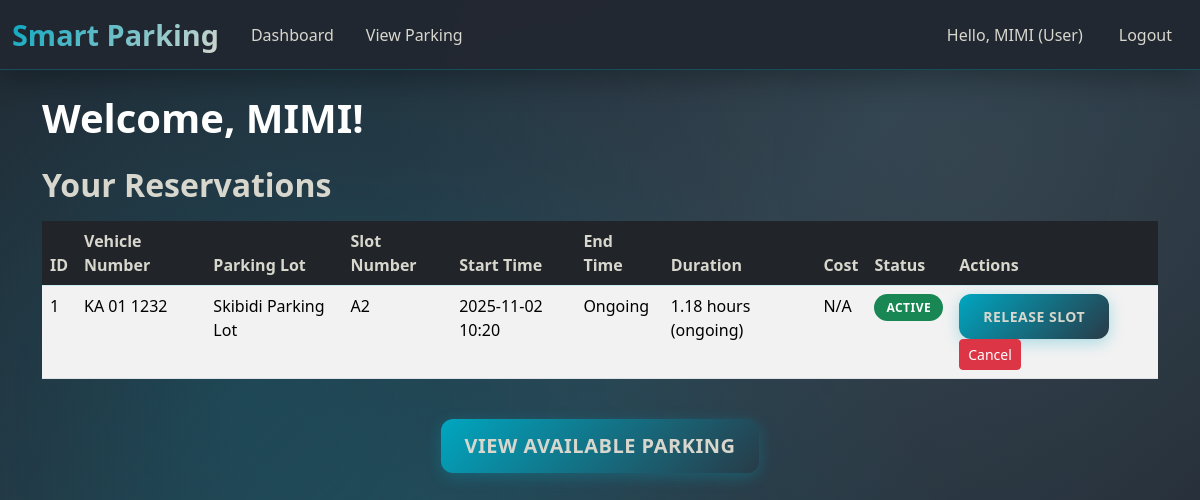
/dashboard (signed in), run on an earlier commit of the app's database.
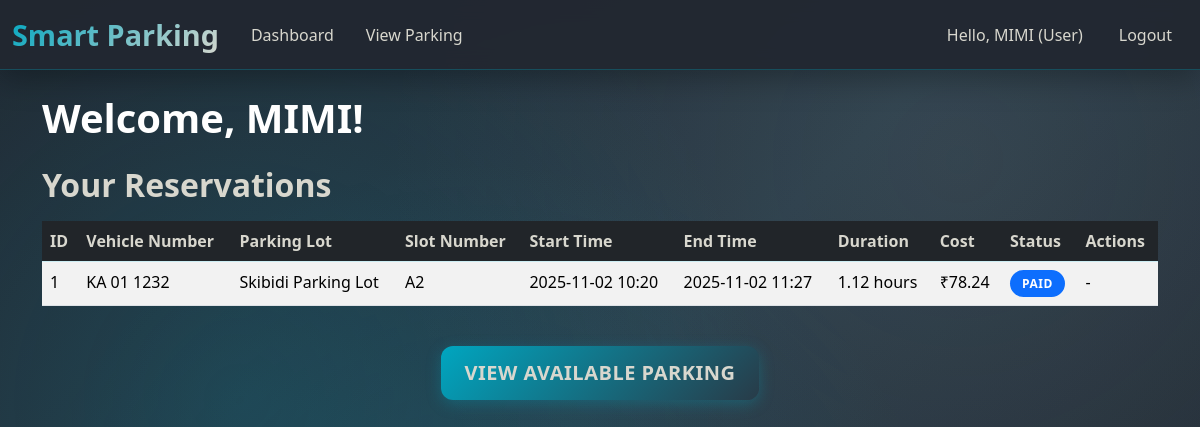
And on a later commit of the database.
### models/user.py (models this page shows, shortened)
class User(db.Model, UserMixin):
    id = db.Column(db.Integer, primary_key=True)
    name = db.Column(db.String(100), nullable=False)
    email = db.Column(db.String(120), unique=True, nullable=False)
    password = db.Column(db.String(200), nullable=False)
    role = db.Column(db.String(20), default='user') # 'user' or 'admin'
    reservations = db.relationship('Reservation', backref='user', lazy=True)
    @property
    def is_admin(self):
        return self.role == 'admin'

### models/reservation.py (models this page shows, shortened)
class Reservation(db.Model):
    id = db.Column(db.Integer, primary_key=True)
    user_id = db.Column(db.Integer, db.ForeignKey('user.id'), nullable=False)
    slot_id = db.Column(db.Integer, db.ForeignKey('parking_slot.id'), nullable=False)
    vehicle_number = db.Column(db.String(20), nullable=False)
    start_time = db.Column(db.DateTime, nullable=False, default=datetime.utcnow)
    end_time = db.Column(db.DateTime, nullable=False)
    status = db.Column(db.String(20), default='active')
    cost = db.Column(db.Float, nullable=True)

### models/lot.py (models this page shows, shortened)
class ParkingLot(db.Model):
    id = db.Column(db.Integer, primary_key=True)
    name = db.Column(db.String(100), unique=True, nullable=False)
    location = db.Column(db.String(200), nullable=False)
    price = db.Column(db.Float, nullable=True)
    address = db.Column(db.String(255), nullable=True)
    pin_code = db.Column(db.String(20), nullable=True)
    maximum_number_of_spots = db.Column(db.Integer, nullable=True)
    slots = db.relationship('ParkingSlot', backref='lot', lazy=True, cascade="all, delete-orphan")

### models/slot.py (models this page shows, shortened)
class ParkingSlot(db.Model):
    id = db.Column(db.Integer, primary_key=True)
    lot_id = db.Column(db.Integer, db.ForeignKey('parking_lot.id'), nullable=False)
    slot_number = db.Column(db.String(20), nullable=False)
    status = db.Column(db.String(20), default='available')
    __table_args__ = (db.UniqueConstraint('lot_id', 'slot_number', name='_lot_slot_uc'),)
    reservations = db.relationship('Reservation', backref='slot', lazy=True)

### controllers/main_controller.py (the view)
@main_bp.route('/dashboard')
@login_required
def dashboard():
    if current_user.is_admin:
        total_users = User.query.count()
        total_lots = ParkingLot.query.count()
        total_slots = ParkingSlot.query.count()
        total_reservations = Reservation.query.count()
        active_reservations = Reservation.query.filter(Reservation.status == 'active').count()
        completed_reservations = Reservation.query.filter(Reservation.status == 'completed').count()
        cancelled_reservations = Reservation.query.filter(Reservation.status == 'cancelled').count()
        lots_with_slots = []
        for lot in ParkingLot.query.all():
            total = len(lot.slots)
            booked = ParkingSlot.query.filter_by(lot_id=lot.id, status='booked').count()
            occupied = ParkingSlot.query.filter_by(lot_id=lot.id, status='occupied').count()
            booked_count = booked + occupied
            available = total - booked_count
            lots_with_slots.append({'lot': lot, 'total': total, 'booked': booked_count, 'available': available})
        return render_template(
            'dashboard.html',
            is_admin=True,
            total_users=total_users,
            total_lots=total_lots,
            total_slots=total_slots,
            total_reservations=total_reservations,
            active_reservations=active_reservations,
            completed_reservations=completed_reservations,
            cancelled_reservations=cancelled_reservations,
            lots_with_slots=lots_with_slots
        )
    else:
        user_reservations = Reservation.query.filter_by(user_id=current_user.id).order_by(Reservation.start_time.desc()).all()
        return render_template(
            'dashboard.html',
            is_admin=False,
            reservations=user_reservations,
            now=datetime.utcnow()
        )

### templates/dashboard.html
{% extends "base.html" %}
{% block content %}
<h1 class="mb-4" style="color: rgb(255, 255, 255);">Welcome, {{ current_user.name }}!</h1>
{% if is_admin %}
    <h2 class="mb-3" style="color: rgb(255, 255, 255);">Admin Dashboard</h2>
    <div class="row">
        <div class="col-md-3 mb-4">
            <div class="card text-white bg-primary shadow">
                <div class="card-body">
                    <h5 style="color: rgb(255, 255, 255);" class="card-title">Total Users</h5>
                    <p style="color: rgb(255, 255, 255);" class="card-text fs-3">{{ total_users }}</p>
                </div>
            </div>
        </div>
        <div class="col-md-3 mb-4">
            <div class="card text-white bg-success shadow">
                <div class="card-body">
                    <h5 style="color: rgb(255, 255, 255);" class="card-title">Total Parking Lots</h5>
                    <p style="color: rgb(255, 255, 255);" class="card-text fs-3">{{ total_lots }}</p>
                </div>
            </div>
        </div>
        <div class="col-md-3 mb-4">
            <div class="card text-white bg-info shadow">
                <div class="card-body">
                    <h5 style="color: rgb(255, 255, 255);" class="card-title">Total Parking Slots</h5>
                    <p style="color: rgb(255, 255, 255);" class="card-text fs-3">{{ total_slots }}</p>
                </div>
            </div>
        </div>
        <div class="col-md-3 mb-4">
            <div class="card text-white bg-warning shadow">
                <div class="card-body">
                    <h5 style="color: rgb(255, 255, 255);" class="card-title">Total Reservations</h5>
                    <p style="color: rgb(255, 255, 255);" class="card-text fs-3">{{ total_reservations }}</p>
                </div>
            </div>
        </div>
    </div>
    <h3 class="mt-4 mb-3" style="color: rgb(255, 255, 255);">Reservation Statistics</h3>
    <div class="row">
        <div class="col-md-4 mb-4">
            <div class="card text-white bg-dark shadow">
                <div class="card-body">
                    <h5 style="color: rgb(255, 255, 255);" class="card-title">Active Reservations</h5>
                    <p style="color: rgb(255, 255, 255);" class="card-text fs-3">{{ active_reservations }}</p>
                </div>
            </div>
        </div>
        <div class="col-md-4 mb-4">
            <div class="card text-white bg-secondary shadow">
                <div class="card-body">
                    <h5 class="card-title" style="color: rgb(255, 255, 255);">Completed Reservations</h5>
                    <p class="card-text fs-3" style="color: rgb(255, 255, 255);">{{ completed_reservations }}</p>
                </div>
            </div>
        </div>
        <div class="col-md-4 mb-4">
            <div class="card text-white bg-danger shadow">
                <div class="card-body">
                    <h5 class="card-title" style="color: rgb(255, 255, 255);">Cancelled Reservations</h5>
                    <p class="card-text fs-3" style="color: rgb(255, 255, 255);">{{ cancelled_reservations }}</p>
                </div>
            </div>
        </div>
    </div>
    <h3 class="mt-4 mb-3" style="color: rgb(255, 255, 255);">Parking Lot Overview</h3>
    <div class="row">
        {% for lot_data in lots_with_slots %}
        <div class="col-md-6 mb-4">
            <div class="card shadow">
                <div class="card-header bg-light">
                    <h4>{{ lot_data.lot.name }} ({{ lot_data.lot.location }})</h4>
                </div>
                <div class="card-body">
                    <p>Total Slots: <span class="badge bg-primary">{{ lot_data.total }}</span></p>
                    <p>Available Slots: <span class="badge bg-success">{{ lot_data.available }}</span></p>
                    <p>Booked Slots: <span class="badge bg-warning text-dark">{{ lot_data.booked }}</span></p>
                    <a href="{{ url_for('main.admin_slots', lot_id=lot_data.lot.id) }}" class="btn btn-sm btn-outline-info">Manage Slots</a>
                </div>
            </div>
        </div>
        {% endfor %}
    </div>
{% else %}
    <h2 class="mb-3">Your Reservations</h2>
    {% if reservations %}
    <div class="table-responsive">
        <table class="table table-striped table-hover">
            <thead class="table-dark">
                <tr>
                    <th>ID</th>
                    <th>Vehicle Number</th>
                    <th>Parking Lot</th>
                    <th>Slot Number</th>
                    <th>Start Time</th>
                    <th>End Time</th>
                    <th>Duration</th>
                    <th>Cost</th>
                    <th>Status</th>
                    <th>Actions</th>
                </tr>
            </thead>
            <tbody>
                {% for res in reservations %}
                <tr>
                    <td>{{ res.id }}</td>
                    <td>{{ res.vehicle_number }}</td>
                    <td>{{ res.slot.lot.name if res.slot and res.slot.lot else 'N/A' }}</td>
                    <td>{{ res.slot.slot_number if res.slot else 'N/A' }}</td>
                    <td>{{ res.start_time.strftime('%Y-%m-%d %H:%M') }}</td>
                    <td>
                        {% if res.status == 'active' %}
                            Ongoing
                        {% else %}
                            {{ res.end_time.strftime('%Y-%m-%d %H:%M') }}
                        {% endif %}
                    </td>
                    <td>
                        {% if res.status == 'active' %}
                            {% set duration = now - res.start_time %}
                            {% set hours = duration.total_seconds() / 3600 %}
                            {{ "%.2f"|format(hours) }} hours (ongoing)
                        {% elif res.end_time and res.start_time %}
                            {% set duration = res.end_time - res.start_time %}
                            {% set hours = duration.total_seconds() / 3600 %}
                            {{ "%.2f"|format(hours) }} hours
                        {% else %}
                            N/A
                        {% endif %}
                    </td>
                    <td>
                        {% if res.cost is not none %}
                            ₹{{ "{:,.2f}".format(res.cost) }}
                        {% else %}
                            N/A
                        {% endif %}
                    </td>
                    <td>
                        {% if res.status == 'active' %}
                            <span class="badge bg-success">Active</span>
                        {% elif res.status == 'paid' %}
                            <span class="badge bg-primary">Paid</span>
                        {% elif res.status == 'completed' %}
                            <span class="badge bg-warning text-dark">Pending Payment</span>
                        {% else %}
                            <span class="badge bg-danger">Cancelled</span>
                        {% endif %}
                    </td>
                    <td>
                        {% if res.status == 'active' %}
                        <a href="{{ url_for('main.release_slot', reservation_id=res.id) }}" class="btn btn-sm btn-success" onclick="return confirm('Are you sure you want to release this slot?')">Release Slot</a>
                        <a href="{{ url_for('main.cancel_reservation', reservation_id=res.id) }}" class="btn btn-sm btn-danger" onclick="return confirm('Are you sure you want to cancel this reservation?')">Cancel</a>
                        {% elif res.status == 'completed' %}
                        <a href="{{ url_for('main.pay', reservation_id=res.id) }}" class="btn btn-sm btn-primary">Pay Now</a>
                        {% else %}
                        -
                        {% endif %}
                    </td>
                </tr>
                {% endfor %}
            </tbody>
        </table>
    </div>
    {% else %}
    <div class="alert alert-info" role="alert">
        You have no reservations yet. <a href="{{ url_for('main.view_parking') }}">Book a slot now!</a>
    </div>
    {% endif %}
    <div class="text-center mt-4">
        <a href="{{ url_for('main.view_parking') }}" class="btn btn-primary btn-lg">View Available Parking</a>
    </div>
{% endif %}
{% endblock %}

### templates/base.html (shortened to what this page needs)
<!DOCTYPE html>
<html lang="en">
<head>
    <link href="https://cdn.jsdelivr.net/npm/bootstrap@5.3.3/dist/css/bootstrap.min.css" rel="stylesheet">
    <link rel="stylesheet" href="{{ url_for('static', filename='css/styles.css') }}">
</head>
<body>
    <nav class="navbar navbar-expand-lg navbar-dark bg-dark">
        <div class="container-fluid">
            <a class="navbar-brand" href="{{ url_for('main.dashboard') }}">Smart Parking</a>
            <div class="collapse navbar-collapse" id="navbarNav">
                <ul class="navbar-nav me-auto mb-2 mb-lg-0">
                    {% if current_user.is_authenticated %}
                        <li class="nav-item">
                            <a class="nav-link" href="{{ url_for('main.dashboard') }}">Dashboard</a>
                        </li>
                        <li class="nav-item">
                            <a class="nav-link" href="{{ url_for('main.view_parking') }}">View Parking</a>
                        </li>
                    {% endif %}
                </ul>
                <ul class="navbar-nav">
                    {% if current_user.is_authenticated %}
                        <li class="nav-item">
                            <span class="nav-link text-white">Hello, {{ current_user.name }} ({{ current_user.role | capitalize }})</span>
                        </li>
                        <li class="nav-item">
                            <a class="nav-link btn btn-outline-light ms-2" href="{{ url_for('auth.logout') }}">Logout</a>
                        </li>
                    {% endif %}
                </ul>
            </div>
        </div>
    </nav>
    <div class="container mt-4">
        {% block content %}{% endblock %}
    </div>
</body>
</html>

What changed in the data, as far as the page shows it:
changed Reservation "KA 01 1232": end_time (not shown) → "2025-11-02 11:27"; cost (not shown) → "78.24"; hours "1.18" → "1.12"; status "Ongoing hours (ongoing) ACTIVE RELEASE SLOT Cancel" → "hours PAID -"; cost "N/A" → "₹"
